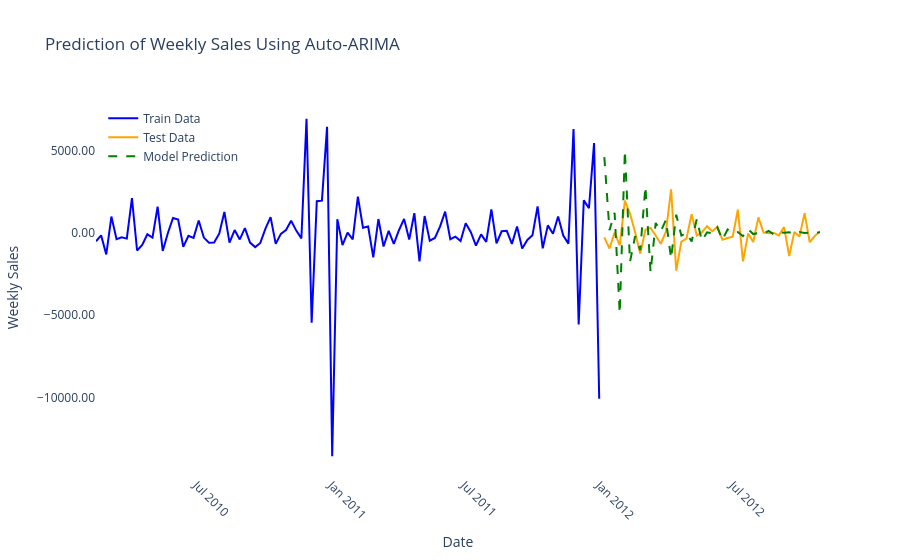

The code cell stored with this chart in its notebook:
### Code cell
plot_predictions(train_data_diff, test_data_diff, y_pred_arima, title="Prediction of Weekly Sales Using Auto-ARIMA")
